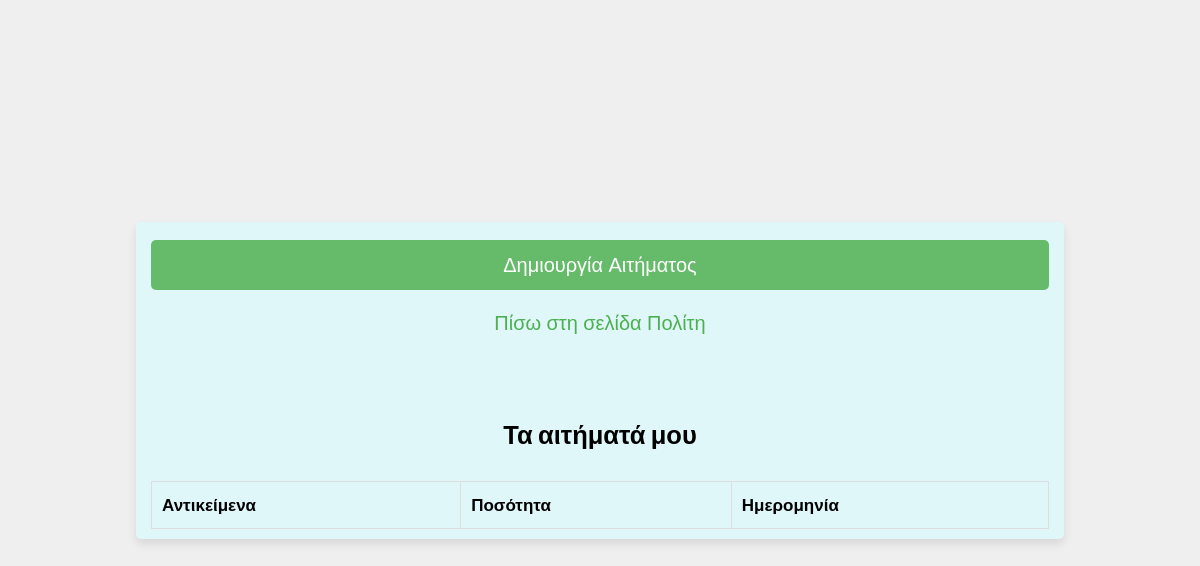
Before: /civilian_requests.php (signed in) with the older database file.
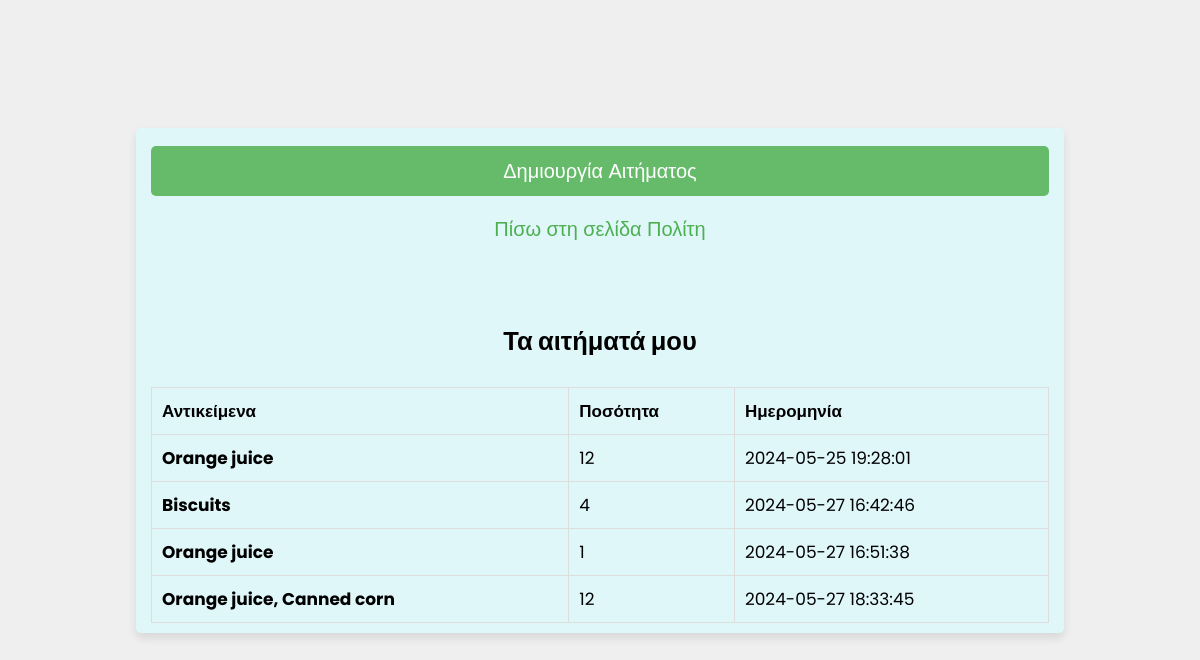
After: the same page with the newer database file.
### tables this page shows
CREATE TABLE `requests` (
  `id` int(255) NOT NULL,
  `civilian_id` int(255) NOT NULL,
  `date` datetime NOT NULL,
  `item_id` varchar(255) NOT NULL,
  `quantity` int(255) NOT NULL,
  `load_date` datetime(6) NOT NULL,
  `rescuer_id` int(255) NOT NULL
);

### civilian_requests.php (the view, shortened to what this page needs)
<?php
@include 'config.php';
$civilian_name = $_SESSION['user_name'];
$stmt = $conn->prepare("SELECT * FROM users WHERE name = ?");
$stmt->bind_param("s", $civilian_name);
$stmt->execute();
$result = $stmt->get_result();
$row = $result->fetch_assoc();
$civilian_id = $row['id'];
?>
<!DOCTYPE html>
<html lang="el">
<head>
    <link rel="stylesheet" href="css/style.css">
</head>
<body>
    <div class="form-container">
        <form id="initialize_form" action="" method="post">
            <input type="button" id="j_button" class="form-btn" onclick="window.location.href = 'add_offer_or_request.php?is_a=request'" value="Δημιουργία Αιτήματος"><br>
            <p><a href="civilian_page.php">Πίσω στη σελίδα Πολίτη</a></p><br>
            <br><br>
            <h2>Τα αιτήματά μου</h2><br>
            <table class="table" id="requestsTable">
                <thead>
                    <tr>
                        <th scope="col">Αντικείμενα</th>
                        <th scope="col">Ποσότητα</th>
                        <th scope="col">Ημερομηνία</th>
                    </tr>
                </thead>
                <tbody>
                    <?php
                    $stmt = $conn->prepare("SELECT * FROM requests WHERE civilian_id = ?");
                    $stmt->bind_param("i", $civilian_id);
                    $stmt->execute();
                    $result = $stmt->get_result();
                    if ($result) {
                        while ($row = $result->fetch_assoc()) {
                            $itemIds = explode(',', $row['item_id']);
                            $itemNames = [];
                            foreach ($itemIds as $itemId) {
                                $itemStmt = $conn->prepare("SELECT name FROM items WHERE id = ?");
                                $itemStmt->bind_param("i", $itemId);
                                $itemStmt->execute();
                                $itemResult = $itemStmt->get_result();
                                $itemRow = $itemResult->fetch_assoc();
                                $itemNames[] = $itemRow['name'];
                            }
                            $itemNamesString = implode(', ', $itemNames);
                            echo '<tr>
                                <th scope="row">'.$itemNamesString.'</th>
                                <td>'.$row['quantity'].'</td>
                                <td>'.$row['date'].'</td>
                            </tr>';
                        }
                    }
                    ?>
                </tbody>
            </table>
        </form>
    </div>
</body>
</html>

### css/style.css (style rules this page uses)
html { scroll-behavior: smooth; }
* { font-family: 'Poppins', sans-serif; margin:0; padding:0; box-sizing: border-box; outline: none; border:none; text-decoration: none; }
.form-container { min-height: 100vh; display: flex; align-items: center; justify-content: center; padding: 20px; padding-bottom: 60px; background: #efefef; }
.form-container form { padding: 20px; border-radius: 5px; box-shadow: 0 5px 10px rgba(0, 0, 0, .1); background: #FFF; text-align: center; max-width: 80%; }
.form-container form input, .form-container form select { width: 100%; padding: 10px 15px; font-size: 17px; margin: 8px 0; background: #E0F7FA; border-radius: 5px; }
.form-container form { width: 100%; padding: 10px 15px; font-size: 17px; margin: 8px 0; background: #E0F7FA; border-radius: 5px; }
.form-container form .form-btn { background: #66BB6A; color: #FFF; text-transform: capitalize; font-size: 20px; cursor: pointer; }
.form-container form p { margin-top: 10px; font-size: 20px; color: #333; }
.form-container form p a { color: #4CAF50; }
table { width: 100%; border-collapse: collapse; }
th, td { padding: 10px; border: 1px solid #ddd; text-align: left; }

Changed rows visible on the page:
added requests: itemNamesString "Orange juice", quantity "12", date "2024-05-25 19:28:01"
added requests: itemNamesString "Biscuits", quantity "4", date "2024-05-27 16:42:46"
added requests: itemNamesString "Orange juice", quantity "1", date "2024-05-27 16:51:38"
added requests: itemNamesString "Orange juice, Canned corn", quantity "12", date "2024-05-27 18:33:45"
